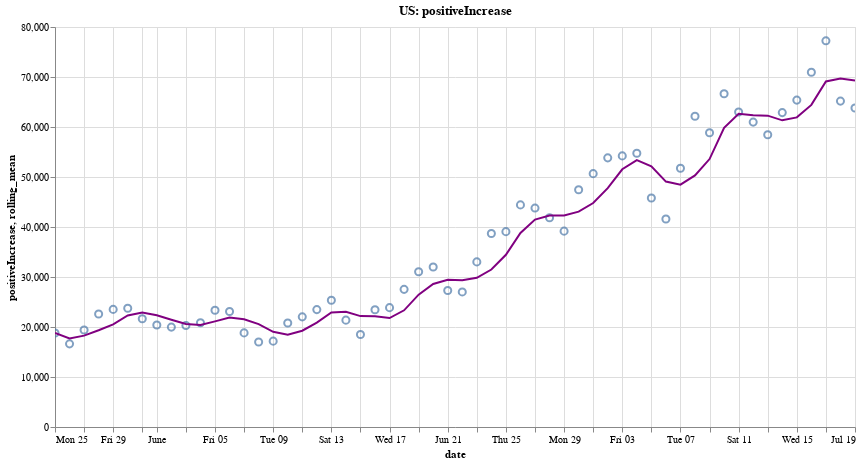

Write notebook code for a chart like this one.
### Code cell
create_plot(us, 'positiveIncrease')

### Figure 1 — Vega-Lite specification as saved in the notebook (floating-point values rounded to 4 significant figures)
{"config": {"view": {"continuousWidth": 400, "continuousHeight": 300}}, "layer": [{"mark": {"type": "point", "size": 50}, "encoding": {"tooltip": [{"type": "temporal", "field": "date"}, {"type": "quantitative", "field": "positiveIncrease"}], "x": {"type": "temporal", "field": "date"}, "y": {"type": "quantitative", "field": "positiveIncrease"}}, "height": 400, "selection": {"selector001": {"type": "interval", "bind": "scales", "encodings": ["x", "y"]}}, "title": "US: positiveIncrease", "width": 800}, {"mark": {"type": "line", "color": "purple", "size": 2}, "encoding": {"x": {"type": "temporal", "field": "date"}, "y": {"type": "quantitative", "field": "rolling_mean"}}, "transform": [{"window": [{"op": "mean", "field": "positiveIncrease", "as": "rolling_mean"}], "frame": [0, 3]}]}], "data": {"name": "data-ad8317b16350058801f5fee3e14eb804"}, "$schema": "https://vega.github.io/schema/vega-lite/v4.8.1.json", "datasets": {"data-ad8317b16350058801f5fee3e14eb804": [{"date": "2020-07-19T00:00:00", "totalTestResultsIncrease": 764200.0, "positiveIncrease": 63790.0, "death": 132900.0, "deathIncrease": 523.0, "positiveRate": 0.083, "state": "US"}, {"date": "2020-07-18T00:00:00", "totalTestResultsIncrease": 761800.0, "positiveIncrease": 65180.0, "death": 132400.0, "deathIncrease": 872.0, "positiveRate": 0.086, "state": "US"}, {"date": "2020-07-17T00:00:00", "totalTestResultsIncrease": 851800.0, "positiveIncrease": 77230.0, "death": 131500.0, "deathIncrease": 951.0, "positiveRate": 0.091, "state": "US"}, {"date": "2020-07-16T00:00:00", "totalTestResultsIncrease": 824600.0, "positiveIncrease": 70950.0, "death": 130600.0, "deathIncrease": 974.0, "positiveRate": 0.086, "state": "US"}, {"date": "2020-07-15T00:00:00", "totalTestResultsIncrease": 762800.0, "positiveIncrease": 65380.0, "death": 129600.0, "deathIncrease": 858.0, "positiveRate": 0.086, "state": "US"}, {"date": "2020-07-14T00:00:00", "totalTestResultsIncrease": 760300.0, "positiveIncrease": 62880.0, "death": 128700.0, "deathIncrease": 736.0, "positiveRate": 0.083, "state": "US"}, {"date": "2020-07-13T00:00:00", "totalTestResultsIncrease": 722100.0, "positiveIncrease": 58460.0, "death": 128000.0, "deathIncrease": 327.0, "positiveRate": 0.081, "state": "US"}, {"date": "2020-07-12T00:00:00", "totalTestResultsIncrease": 727300.0, "positiveIncrease": 60980.0, "death": 127700.0, "deathIncrease": 476.0, "positiveRate": 0.084, "state": "US"}, {"date": "2020-07-11T00:00:00", "totalTestResultsIncrease": 635400.0, "positiveIncrease": 63010.0, "death": 127200.0, "deathIncrease": 757.0, "positiveRate": 0.099, "state": "US"}, {"date": "2020-07-10T00:00:00", "totalTestResultsIncrease": 823400.0, "positiveIncrease": 66640.0, "death": 126400.0, "deathIncrease": 854.0, "positiveRate": 0.081, "state": "US"}, {"date": "2020-07-09T00:00:00", "totalTestResultsIncrease": 698800.0, "positiveIncrease": 58840.0, "death": 125600.0, "deathIncrease": 867.0, "positiveRate": 0.084, "state": "US"}, {"date": "2020-07-08T00:00:00", "totalTestResultsIncrease": 628300.0, "positiveIncrease": 62150.0, "death": 124700.0, "deathIncrease": 897.0, "positiveRate": 0.099, "state": "US"}, {"date": "2020-07-07T00:00:00", "totalTestResultsIncrease": 633200.0, "positiveIncrease": 51770.0, "death": 123800.0, "deathIncrease": 922.0, "positiveRate": 0.082, "state": "US"}, {"date": "2020-07-06T00:00:00", "totalTestResultsIncrease": 520000.0, "positiveIncrease": 41600.0, "death": 122900.0, "deathIncrease": 242.0, "positiveRate": 0.08, "state": "US"}, {"date": "2020-07-05T00:00:00", "totalTestResultsIncrease": 656900.0, "positiveIncrease": 45790.0, "death": 122700.0, "deathIncrease": 209.0, "positiveRate": 0.07, "state": "US"}, {"date": "2020-07-04T00:00:00", "totalTestResultsIncrease": 642200.0, "positiveIncrease": 54730.0, "death": 122500.0, "deathIncrease": 306.0, "positiveRate": 0.085, "state": "US"}, {"date": "2020-07-03T00:00:00", "totalTestResultsIncrease": 721400.0, "positiveIncrease": 54220.0, "death": 122100.0, "deathIncrease": 597.0, "positiveRate": 0.075, "state": "US"}, {"date": "2020-07-02T00:00:00", "totalTestResultsIncrease": 663400.0, "positiveIncrease": 53830.0, "death": 121600.0, "deathIncrease": 697.0, "positiveRate": 0.081, "state": "US"}, {"date": "2020-07-01T00:00:00", "totalTestResultsIncrease": 633300.0, "positiveIncrease": 50670.0, "death": 120900.0, "deathIncrease": 701.0, "positiveRate": 0.08, "state": "US"}, {"date": "2020-06-30T00:00:00", "totalTestResultsIncrease": 633900.0, "positiveIncrease": 47460.0, "death": 120200.0, "deathIncrease": 596.0, "positiveRate": 0.075, "state": "US"}, {"date": "2020-06-29T00:00:00", "totalTestResultsIncrease": 631700.0, "positiveIncrease": 39180.0, "death": 119600.0, "deathIncrease": 330.0, "positiveRate": 0.062, "state": "US"}, {"date": "2020-06-28T00:00:00", "totalTestResultsIncrease": 586600.0, "positiveIncrease": 41860.0, "death": 119200.0, "deathIncrease": 271.0, "positiveRate": 0.071, "state": "US"}, {"date": "2020-06-27T00:00:00", "totalTestResultsIncrease": 602900.0, "positiveIncrease": 43780.0, "death": 119000.0, "deathIncrease": 509.0, "positiveRate": 0.073, "state": "US"}, {"date": "2020-06-26T00:00:00", "totalTestResultsIncrease": 602000.0, "positiveIncrease": 44420.0, "death": 118400.0, "deathIncrease": 636.0, "positiveRate": 0.074, "state": "US"}, {"date": "2020-06-25T00:00:00", "totalTestResultsIncrease": 635900.0, "positiveIncrease": 39070.0, "death": 117800.0, "deathIncrease": 2501.0, "positiveRate": 0.061, "state": "US"}, {"date": "2020-06-24T00:00:00", "totalTestResultsIncrease": 511100.0, "positiveIncrease": 38680.0, "death": 115300.0, "deathIncrease": 724.0, "positiveRate": 0.076, "state": "US"}, {"date": "2020-06-23T00:00:00", "totalTestResultsIncrease": 499600.0, "positiveIncrease": 33020.0, "death": 114600.0, "deathIncrease": 708.0, "positiveRate": 0.066, "state": "US"}, {"date": "2020-06-22T00:00:00", "totalTestResultsIncrease": 462400.0, "positiveIncrease": 27020.0, "death": 113900.0, "deathIncrease": 283.0, "positiveRate": 0.058, "state": "US"}, {"date": "2020-06-21T00:00:00", "totalTestResultsIncrease": 512800.0, "positiveIncrease": 27280.0, "death": 113600.0, "deathIncrease": 292.0, "positiveRate": 0.053, "state": "US"}, {"date": "2020-06-20T00:00:00", "totalTestResultsIncrease": 567200.0, "positiveIncrease": 31990.0, "death": 113300.0, "deathIncrease": 628.0, "positiveRate": 0.056, "state": "US"}, {"date": "2020-06-19T00:00:00", "totalTestResultsIncrease": 569500.0, "positiveIncrease": 31050.0, "death": 112700.0, "deathIncrease": 655.0, "positiveRate": 0.055, "state": "US"}, {"date": "2020-06-18T00:00:00", "totalTestResultsIncrease": 513900.0, "positiveIncrease": 27530.0, "death": 112000.0, "deathIncrease": 704.0, "positiveRate": 0.054, "state": "US"}, {"date": "2020-06-17T00:00:00", "totalTestResultsIncrease": 487200.0, "positiveIncrease": 23870.0, "death": 111300.0, "deathIncrease": 767.0, "positiveRate": 0.049, "state": "US"}, {"date": "2020-06-16T00:00:00", "totalTestResultsIncrease": 463100.0, "positiveIncrease": 23440.0, "death": 110500.0, "deathIncrease": 729.0, "positiveRate": 0.051, "state": "US"}, {"date": "2020-06-15T00:00:00", "totalTestResultsIncrease": 435200.0, "positiveIncrease": 18510.0, "death": 109800.0, "deathIncrease": 380.0, "positiveRate": 0.043, "state": "US"}, {"date": "2020-06-14T00:00:00", "totalTestResultsIncrease": 482900.0, "positiveIncrease": 21370.0, "death": 109400.0, "deathIncrease": 355.0, "positiveRate": 0.044, "state": "US"}, {"date": "2020-06-13T00:00:00", "totalTestResultsIncrease": 505400.0, "positiveIncrease": 25340.0, "death": 109100.0, "deathIncrease": 691.0, "positiveRate": 0.05, "state": "US"}, {"date": "2020-06-12T00:00:00", "totalTestResultsIncrease": 617400.0, "positiveIncrease": 23480.0, "death": 108400.0, "deathIncrease": 772.0, "positiveRate": 0.038, "state": "US"}, {"date": "2020-06-11T00:00:00", "totalTestResultsIncrease": 456400.0, "positiveIncrease": 22030.0, "death": 107600.0, "deathIncrease": 898.0, "positiveRate": 0.048, "state": "US"}, {"date": "2020-06-10T00:00:00", "totalTestResultsIncrease": 428300.0, "positiveIncrease": 20800.0, "death": 106700.0, "deathIncrease": 885.0, "positiveRate": 0.049, "state": "US"}, {"date": "2020-06-09T00:00:00", "totalTestResultsIncrease": 420000.0, "positiveIncrease": 17180.0, "death": 105800.0, "deathIncrease": 898.0, "positiveRate": 0.041, "state": "US"}, {"date": "2020-06-08T00:00:00", "totalTestResultsIncrease": 396200.0, "positiveIncrease": 17010.0, "death": 104900.0, "deathIncrease": 660.0, "positiveRate": 0.043, "state": "US"}, {"date": "2020-06-07T00:00:00", "totalTestResultsIncrease": 447200.0, "positiveIncrease": 18820.0, "death": 104300.0, "deathIncrease": 446.0, "positiveRate": 0.042, "state": "US"}, {"date": "2020-06-06T00:00:00", "totalTestResultsIncrease": 512400.0, "positiveIncrease": 23110.0, "death": 103800.0, "deathIncrease": 727.0, "positiveRate": 0.045, "state": "US"}, {"date": "2020-06-05T00:00:00", "totalTestResultsIncrease": 506300.0, "positiveIncrease": 23350.0, "death": 103100.0, "deathIncrease": 823.0, "positiveRate": 0.046, "state": "US"}, {"date": "2020-06-04T00:00:00", "totalTestResultsIncrease": 461000.0, "positiveIncrease": 20840.0, "death": 102300.0, "deathIncrease": 888.0, "positiveRate": 0.045, "state": "US"}, {"date": "2020-06-03T00:00:00", "totalTestResultsIncrease": 466700.0, "positiveIncrease": 20310.0, "death": 101400.0, "deathIncrease": 991.0, "positiveRate": 0.044, "state": "US"}, {"date": "2020-06-02T00:00:00", "totalTestResultsIncrease": 418600.0, "positiveIncrease": 19980.0, "death": 100400.0, "deathIncrease": 959.0, "positiveRate": 0.048, "state": "US"}, {"date": "2020-06-01T00:00:00", "totalTestResultsIncrease": 412300.0, "positiveIncrease": 20420.0, "death": 99450.0, "deathIncrease": 665.0, "positiveRate": 0.05, "state": "US"}, {"date": "2020-05-31T00:00:00", "totalTestResultsIncrease": 396200.0, "positiveIncrease": 21640.0, "death": 98780.0, "deathIncrease": 649.0, "positiveRate": 0.055, "state": "US"}, {"date": "2020-05-30T00:00:00", "totalTestResultsIncrease": 425800.0, "positiveIncrease": 23760.0, "death": 98130.0, "deathIncrease": 929.0, "positiveRate": 0.056, "state": "US"}, {"date": "2020-05-29T00:00:00", "totalTestResultsIncrease": 487200.0, "positiveIncrease": 23520.0, "death": 97200.0, "deathIncrease": 1179.0, "positiveRate": 0.048, "state": "US"}, {"date": "2020-05-28T00:00:00", "totalTestResultsIncrease": 434500.0, "positiveIncrease": 22600.0, "death": 96020.0, "deathIncrease": 1226.0, "positiveRate": 0.052, "state": "US"}, {"date": "2020-05-27T00:00:00", "totalTestResultsIncrease": 308400.0, "positiveIncrease": 19380.0, "death": 94800.0, "deathIncrease": 1318.0, "positiveRate": 0.063, "state": "US"}, {"date": "2020-05-26T00:00:00", "totalTestResultsIncrease": 305900.0, "positiveIncrease": 16630.0, "death": 93480.0, "deathIncrease": 640.0, "positiveRate": 0.054, "state": "US"}, {"date": "2020-05-25T00:00:00", "totalTestResultsIncrease": 422600.0, "positiveIncrease": 18800.0, "death": 92840.0, "deathIncrease": 555.0, "positiveRate": 0.044, "state": "US"}]}}
